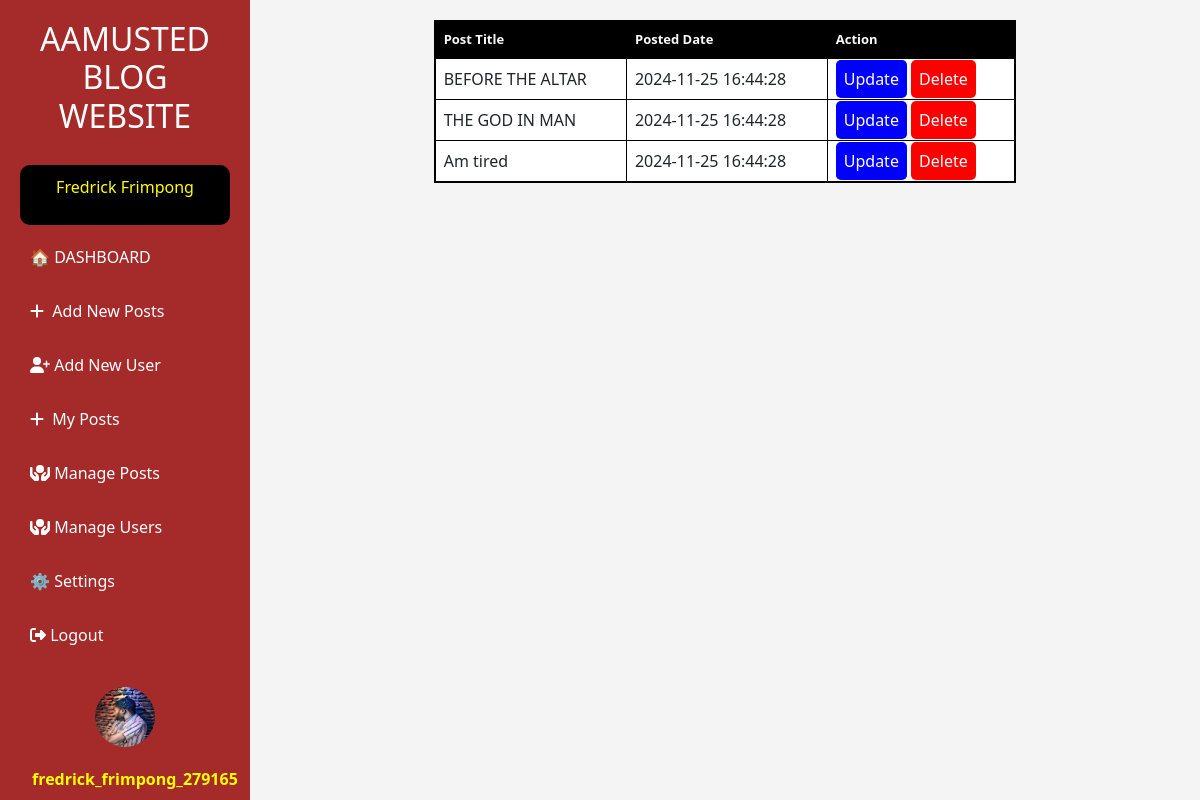
/admin/admin_manage_posts.php (signed in), run on the app's committed database.
### tables this page shows
CREATE TABLE `blog_users` (
  `user_id` int(11) NOT NULL,
  `fname` varchar(100) NOT NULL,
  `lname` varchar(100) NOT NULL,
  `email` varchar(100) NOT NULL,
  `password` varchar(255) NOT NULL,
  `user_name` varchar(255) NOT NULL,
  `gender` varchar(20) NOT NULL,
  `role` varchar(100) NOT NULL,
  `date` datetime NOT NULL,
  `status` varchar(100) NOT NULL
);

CREATE TABLE `profile_photo` (
  `profile_id` int(11) NOT NULL,
  `user_id` int(11) NOT NULL,
  `user_name` varchar(255) NOT NULL,
  `profession` varchar(255) NOT NULL,
  `image` varchar(255) NOT NULL,
  `date` datetime NOT NULL
);

CREATE TABLE `blog_posts` (
  `post_id` int(11) NOT NULL,
  `user_id` int(10) NOT NULL,
  `fname` varchar(255) NOT NULL,
  `lname` varchar(255) NOT NULL,
  `title` varchar(255) NOT NULL,
  `description` varchar(255) NOT NULL,
  `content` text NOT NULL,
  `content_image` varchar(255) NOT NULL,
  `date` datetime NOT NULL,
  `status` varchar(100) NOT NULL
);

### admin/admin_manage_posts.php (the view, shortened to what this page needs)
<?php
 $conn = mysqli_connect("localhost","root","","blog");
?>
<!DOCTYPE html>
<html lang="en">
<head>
     <link href="https://cdn.jsdelivr.net/npm/bootstrap@5.0.2/dist/css/bootstrap.min.css" rel="stylesheet" >
     <link rel="stylesheet" href="//maxcdn.bootstrapcdn.com/font-awesome/4.3.0/css/font-awesome.min.css">
    <link rel="stylesheet" href="https://cdnjs.cloudflare.com/ajax/libs/font-awesome/6.1.1/css/all.min.css" />
    <link rel="stylesheet" href="assets/css/bootstrap.min.css">
    <link rel="stylesheet" href="..\includes/header.css">
</head>
<body>
      <?php
      include"..\includes/admin_sidebar.php";
      ?>
       <div class="main-content">
             <div class="container-fluid">
        <div class="row">
            <div class="col-md-2"></div>
            <div class="col-md-8">
            <table id="datatableid" class="table"  style="border:2px solid black; background-color:gray;" >
              <thead style="font-size:13px;" >
                <tr>
                  <th class="text-light" style="border: 1px solid black;background:black">Post Title</th>
                  <th class="text-light" style="border: 1px solid black;background:black">Posted Date</th>
                  <th class="text-light" style="border: 1px solid black;background:black">Action</th>
                </tr>
              </thead>
              <tbody id="table-body" class=" table" style="color:navy; font-size: 16px; text-align: justify;">
                <?php
                     $sql = "SELECT * FROM `blog_posts` inner join blog_users where blog_posts.user_id = blog_users.user_id AND blog_users.email = '".$_SESSION['email']."'   ";
                    $query= mysqli_query($conn, $sql);
                    while($row = mysqli_fetch_assoc($query)){
                      ?>
                        <tr>
                          <td class="text-dark" style="border: 1px solid black;background:white"><?php echo $row['title']?></td>
                          <td class="text-dark" style="border: 1px solid black;background:white"><?php echo $row['date']?></td>
                          <td style="border: 1px solid black;background:white;">
                            <a href="admin_update_post.php?update_id=<?php echo $row['post_id']?>" id="post-update">Update</a>
                            <a onclick="return confirm('Do You Really Want to Delete This Record? ')"  href="delete_post.php?delete_id=<?php echo $row['post_id']?>" id="post-delete">Delete</a>
                          </td>
                        </tr>
                      <?php
                    }
                ?>
              </tbody>
            </table>
            </div>
            <div class="col-md-2"></div>
        </div>
    </div><br><br>
      </div>
</body>
</html>

### includes/admin_sidebar.php (shortened to what this page needs)
<?php
include"..\includes/connection.php";
?>
 <?php
                    $user = $_SESSION['email'];
                    $get_user = "select * from blog_users where email = '$user' ";
                    $run_user =  mysqli_query($conn,$get_user);
                   if( $row = mysqli_fetch_array($run_user)){
                    $user_id = $row['user_id'];
                    $user_name = $row['user_name'];
                    $first_name = $row['fname'];
                    $last_name = $row['lname'];
                    $user_password = $row['password'];
                    $user_email = $row['email'];
                    $user_gender = $row['gender'];
                    $register_date = $row['date'];
                    $user_posts = "select * from blog_posts";
                    $run_posts = mysqli_query($conn,$user_posts);
                    $posts = mysqli_num_rows($run_posts);
                ?>
<?php  }?>
<!DOCTYPE html>
<html lang="en">
<head>
  <link rel="stylesheet" href="https://cdnjs.cloudflare.com/ajax/libs/font-awesome/6.5.0/css/all.min.css">
     <link href="https://cdn.jsdelivr.net/npm/bootstrap@5.0.2/dist/css/bootstrap.min.css" rel="stylesheet" >
     <link rel="stylesheet" href="//maxcdn.bootstrapcdn.com/font-awesome/4.3.0/css/font-awesome.min.css">
    <link rel="stylesheet" href="https://cdnjs.cloudflare.com/ajax/libs/font-awesome/6.1.1/css/all.min.css" />
    <link rel="stylesheet" href="assets/css/bootstrap.min.css">
    <link rel="stylesheet" href="..\includes/header.css">
</head>
<body>
  <div class="sidebar" id="sidebar">
    <h2>AAMUSTED BLOG WEBSITE</h2>
   <div style="background-color: black;padding:10px;border-radius:10px">
    <p style="color:yellow; text-align:center">
      <?php echo $row['fname'] . " " .  $row['lname'];?>
    </p>
  </div>
    <a href="admin_blog_post.php">🏠 DASHBOARD</a>
    <a href="admin_add_posts.php"><i class="fa-solid fa-plus"></i> &nbsp;Add New Posts</a>
    <a href="add_new_user.php"><i class="fa-solid fa-user-plus"></i>&nbsp;Add New User</a>
    <a href="admin_posts_only.php"><i class="fa-solid fa-plus"></i> &nbsp;My Posts</a>
    <a href="admin_manage_posts.php"><i class="fa-solid fa-hands-holding-circle"></i> Manage Posts</a>
    <a href="admin_manage_users.php"><i class="fa-solid fa-hands-holding-circle"></i> Manage Users</a>
    <a href="admin_set_profile.php">⚙️ Settings</a>
   <a href="..\login.php" onclick="return confirm('Do You Really Want to Logout This Page? ')"><i class="fas fa-sign-out-alt"></i> Logout</a>
     <div class="container" id="" >
        <div class="row">
            <div  class="col-md-12" id="profile-pic">
            <?php
          $sql = "SELECT * FROM `profile_photo` inner join blog_users where profile_photo.user_id = blog_users.user_id AND  blog_users.email = '".$_SESSION['email']."' ";
          $query= mysqli_query($conn, $sql);
          while($row = mysqli_fetch_assoc($query)){
            ?>
            <img src="..\img/<?php echo $row['image']?>" style="width:60px;height:60px">
            <p style="color:yellow; font-weight:bold; font-family:'Segoe UI', Tahoma, Geneva, Verdana, sans-serif"><?php echo $row['user_name']?></p>
              <?php
            }
            ?>
            </div>
        </div>
      </div><br>
  </div>
</body>
</html>

### includes/admin_sidebar.php (style rules this page uses)
* { box-sizing: border-box; margin: 0; padding: 0; }
body { font-family: 'Segoe UI', sans-serif; display: flex; min-height: 100vh; background-color: #f4f4f4; }
.sidebar { background-image: linear-gradient(to right,#A52A2A, #A52A2A); color: white; width: 250px; height: 100vh; position: fixed; top: 0; left: 0; padding: 20px; transition: transform 0.3s ease; }
.sidebar h2 { margin-bottom: 30px; text-align: center; }
.sidebar a { display: block; padding: 10px; margin: 10px 0; text-decoration: none; color: white; border-radius: 5px; transition: background 0.2s; }
.main-content { margin-left: 250px; padding: 20px; width: 100%; }
#profile-pic img { margin: 20px; margin-bottom:20px; border-radius: 100%; width: 70px; }

### admin/admin_manage_posts.php (style rules this page uses)
body { overflow: scroll; }
#post-update { text-decoration: none; background-color: blue; color: white; border-radius: 5px; }
#post-delete { text-decoration: none; background-color: red; color: white; border-radius: 5px; }
#profile-pic { text-align: center; }
#profile-pic img { margin: 20px; margin-bottom:20px; border-radius: 100%; width: 150px; }

### data on the page
blog_users: fname "Fredrick", lname "Frimpong"
profile_photo: image (picture), user.user_name "fredrick_frimpong_279165"
blog_posts: title "BEFORE THE ALTAR", user.date "2024-11-25 16:44:28"
blog_posts: title "THE GOD IN MAN", user.date "2024-11-25 16:44:28"
blog_posts: title "Am tired", user.date "2024-11-25 16:44:28"
